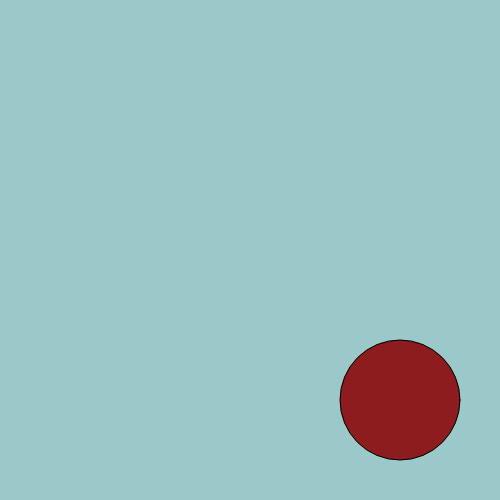
Frame 1 (no input)
Frame 60 (no input): identical to frame 1, image omitted
Frame 120 (the mouse pressed at the canvas centre since frame 60): identical to frame 1, image omitted

The p5.js sketch that drew this single still picture (run headless with seeded random() and noise() and a simulated clock; from frame 60 on, the mouse is pressed at the canvas centre):

// p5.js sketch
// ── sketch.js
function setup() {
  createCanvas(500, 500);
  background(155, 200, 200);

  fill(140, 28, 30);
  ellipse(400, 400, 120, 120);
}

function draw() {

}
